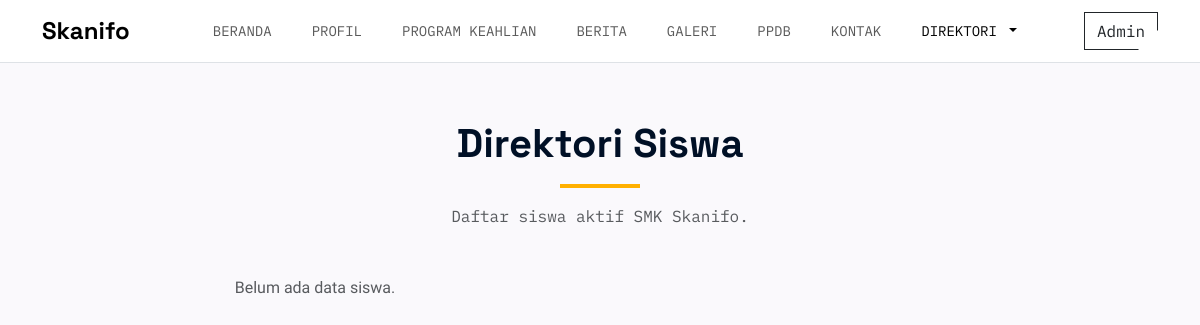
The app's page /page/direktori/direktori_siswa.php, older data.
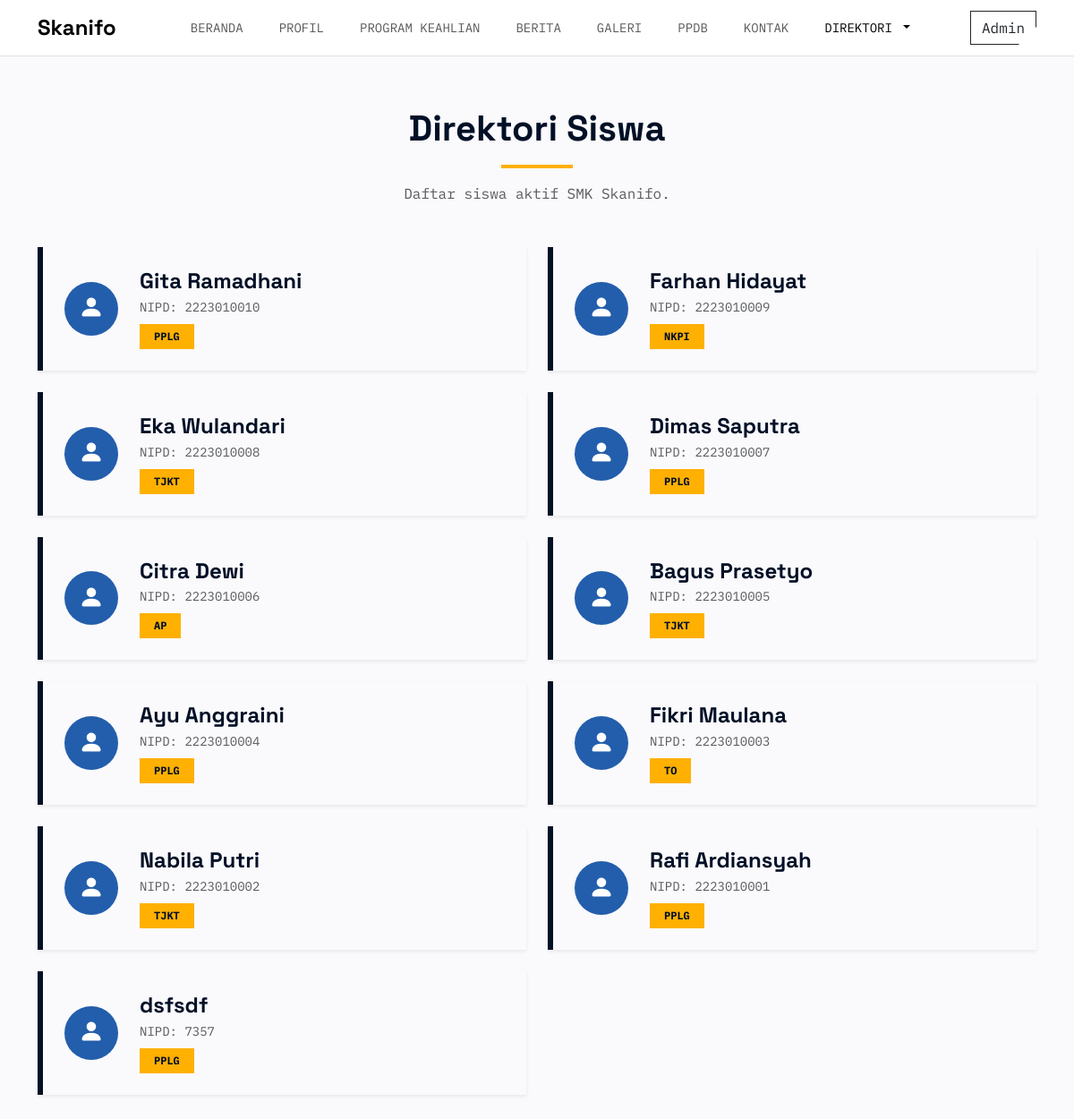
The same page, newer data.
### tables this page shows
CREATE TABLE `tb_siswa` (
  `id_siswa` int NOT NULL,
  `nama_siswa` text NOT NULL,
  `nipd` bigint NOT NULL,
  `siswa_jurusan` text NOT NULL
);

### page/direktori/direktori_siswa.php (the view, shortened to what this page needs)
<!DOCTYPE html>
<html lang="en">
<head>
    <link href="https://cdn.jsdelivr.net/npm/bootstrap@5.3.8/dist/css/bootstrap.min.css" rel="stylesheet">
    <link rel="stylesheet" href="https://cdn.jsdelivr.net/npm/bootstrap-icons@1.11.3/font/bootstrap-icons.css">
    <link rel="stylesheet" href="../../assets/css/style.css">
</head>
<body data-bs-spy="scroll" data-bs-target="#mainNav" data-bs-offset="90" tabindex="0">
    <nav class="navbar navbar-expand-lg navbar-light bg-white fixed-top border-bottom" id="mainNav">
        <div class="container">
            <a class="navbar-brand font-headline fw-bold fs-4" href="#beranda">Skanifo</a>
            <div class="collapse navbar-collapse" id="navbarMain">
                <ul class="navbar-nav mx-auto gap-lg-4 font-mono text-uppercase small mt-3 mt-lg-0">
                    <li class="nav-item"><a class="nav-link" href="../../index.php#beranda">Beranda</a></li>
                    <li class="nav-item"><a class="nav-link" href="../../index.php#profil">Profil</a></li>
                    <li class="nav-item"><a class="nav-link" href="../../index.php#program-keahlian">Program Keahlian</a></li>
                    <li class="nav-item"><a class="nav-link" href="../../index.php#berita">Berita</a></li>
                    <li class="nav-item"><a class="nav-link" href="../../index.php#galeri">Galeri</a></li>
                    <li class="nav-item"><a class="nav-link" href="../../index.php#ppdb">PPDB</a></li>
                    <li class="nav-item"><a class="nav-link" href="../../index.php#guestbook">Kontak</a></li>
                    <li class="nav-item dropdown">
                        <a class="nav-link dropdown-toggle active" href="#" role="button" data-bs-toggle="dropdown" aria-expanded="false">
                            Direktori
                        </a>
                    </li>
                </ul>
                <a href="../../login.php"
                    class="btn btn-outline-dark font-mono small rounded-0 clip-diag mb-2 mb-lg-0">Admin</a>
            </div>
        </div>
    </nav>
    <main class="container" style="margin-top: 120px; margin-bottom: 80px; min-height: 60vh;">
        <div class="text-center mb-5">
            <h1 class="font-headline fw-bold" style="color: var(--skn-primary);">Direktori Siswa</h1>
            <div class="mx-auto mt-3" style="width: 80px; height: 4px; background-color: var(--skn-amber);"></div>
            <p class="text-muted mt-3 font-mono">Daftar siswa aktif SMK Skanifo.</p>
        </div>
        <div class="row row-cols-1 row-cols-md-2 g-4">
            <?php
            include '../../function/connect.php';
            $data = mysqli_query($koneksi, "SELECT * FROM tb_siswa ORDER BY id_siswa DESC");
            if(mysqli_num_rows($data) > 0){
                while($row = mysqli_fetch_array($data)){
                    ?>
                    <div class="col">
                        <div class="card border-0 shadow-sm rounded-0 h-100" style="border-left: 6px solid var(--skn-primary) !important; background-color: var(--skn-bg);">
                            <div class="card-body d-flex align-items-center gap-4 p-4">
                                <div class="rounded-circle d-flex align-items-center justify-content-center flex-shrink-0" style="width: 60px; height: 60px; background-color: var(--skn-secondary); color: white;">
                                    <i class="bi bi-person-fill fs-3"></i>
                                </div>
                                <div>
                                    <h4 class="font-headline fw-bold mb-1" style="color: var(--skn-primary);"><?php echo htmlspecialchars($row['nama_siswa']); ?></h4>
                                    <div class="font-mono text-muted mb-2 small">NIPD: <?php echo htmlspecialchars($row['nipd']); ?></div>
                                    <span class="badge rounded-0 px-3 py-2 text-uppercase font-mono" style="background-color: var(--skn-amber); color: var(--skn-primary);">
                                        <?php echo htmlspecialchars($row['siswa_jurusan']); ?>
                                    </span>
                                </div>
                            </div>
                        </div>
                    </div>
                    <?php
                }
            } else {
                echo "<div class='col-12 text-center text-muted'>Belum ada data siswa.</div>";
            }
            ?>
        </div>
    </main>
</body>
</html>

Row changes from the older to the newer data that the page shows:
added tb_siswa: nama_siswa "Gita Ramadhani", nipd "2223010010", siswa_jurusan "PPLG"
added tb_siswa: nama_siswa "Farhan Hidayat", nipd "2223010009", siswa_jurusan "NKPI"
added tb_siswa: nama_siswa "Eka Wulandari", nipd "2223010008", siswa_jurusan "TJKT"
added tb_siswa: nama_siswa "Dimas Saputra", nipd "2223010007", siswa_jurusan "PPLG"
added tb_siswa: nama_siswa "Citra Dewi", nipd "2223010006", siswa_jurusan "AP"
added tb_siswa: nama_siswa "Bagus Prasetyo", nipd "2223010005", siswa_jurusan "TJKT"
added tb_siswa: nama_siswa "Ayu Anggraini", nipd "2223010004", siswa_jurusan "PPLG"
added tb_siswa: nama_siswa "Fikri Maulana", nipd "2223010003", siswa_jurusan "TO"
added tb_siswa: nama_siswa "Nabila Putri", nipd "2223010002", siswa_jurusan "TJKT"
added tb_siswa: nama_siswa "Rafi Ardiansyah", nipd "2223010001", siswa_jurusan "PPLG"
added tb_siswa: nama_siswa "dsfsdf", nipd "7357", siswa_jurusan "PPLG"
Text that changed along with them:
text no longer shown: "Belum ada data siswa."
